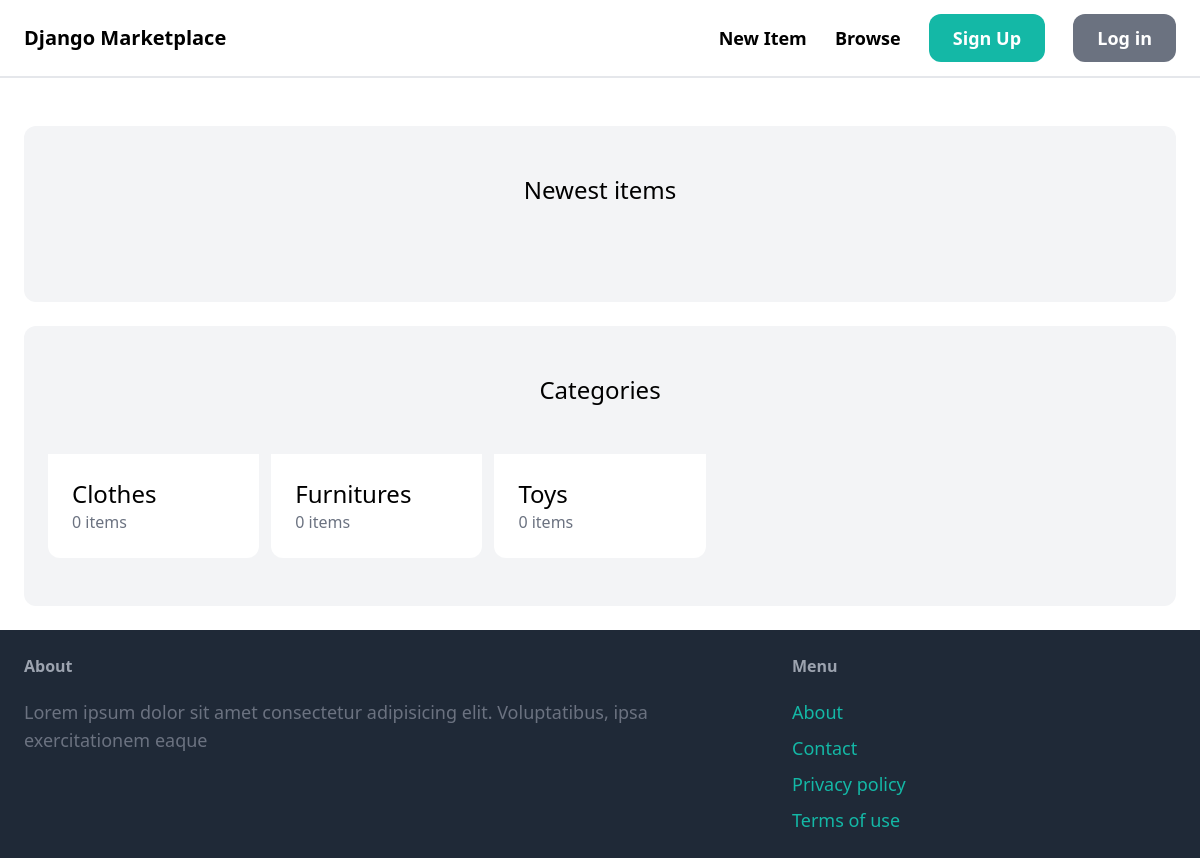
/, run on an earlier commit of the app's database.
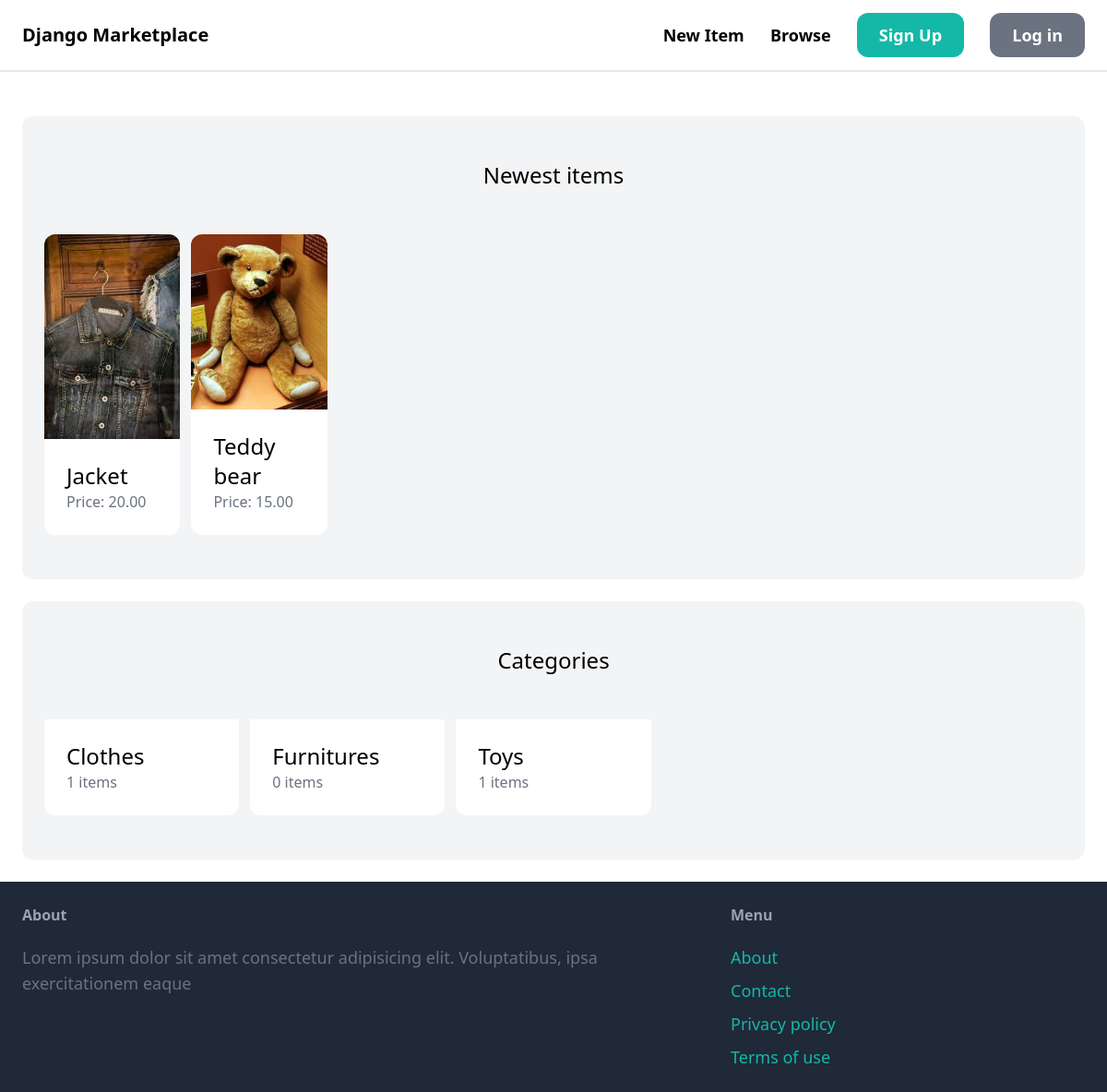
And on a later commit of the database.
### item/models.py (models this page shows, shortened)
class Category(Model):
    name = CharField(max_length=255)
    class Meta:
        ordering = ('name',)
        verbose_name_plural = 'Categories'

class Item(Model):
    name = CharField(max_length=255)
    description = TextField(blank=True, null=True, max_length=950)
    price = MoneyField(max_digits=14, decimal_places=2, default_currency='USD')
    is_sold = BooleanField(default=False)
    image = ImageField(upload_to='item_images', blank=True, null=True)
    created_at = DateTimeField(auto_now_add=True)
    category = ForeignKey(Category, related_name='items', on_delete=CASCADE)
    created_by = ForeignKey(User, related_name='items', on_delete=CASCADE)
    class Meta:
        ordering = ('name',)

### core/views.py (the view)
# urls.py: path('', index, name='index'),
def index(request):
    items = Item.objects.filter(is_sold=False)[0:6]
    categories = Category.objects.all()
    return render(request, 'core/index.html', {
        'categories': categories,
        'items': items,
    })

### core/templates/core/index.html (shortened to what this page needs)
{% extends 'core/base.html' %}
{% block content %}
    <div class="mt-6 px-6 py-12 bg-gray-100 rounded-xl">
        <h2 class="mb-12 text-2xl text-center">Newest items</h2>
        <div class="grid grid-cols-7 gap-3">
            {% for item in items %}
                <div>
                    <a href={% url 'item:detail' item.id %}>
                        <div>
                            <img src="{{ item.image.url }}" class="rounded-t-xl object-cover h-100 w-96" alt="item-image">
                        </div>
                        <div class="p-6 bg-white rounded-b-xl">
                            <h2 class="text-2xl">{{ item.name }}</h2>
                            <p class="text-gray-500">Price: {{ item.price }}</p>
                        </div>
                </div>
            {% endfor %}
        </div>
    </div>
    <div class="mt-6 px-6 py-12 bg-gray-100 rounded-xl">
        <h2 class="mb-12 text-2xl text-center">Categories</h2>
        <div class="grid grid-cols-5 gap-3">
            {% for category in categories %}
            <div>
                <a href="#">
                    <div class="p-6 bg-white rounded-b-xl">
                        <h2 class="text-2xl">{{ category.name }}</h2>
                        <p class="text-gray-500">{{ category.items.count }} items</p>
                    </div>
                </a>
            </div>
            {% endfor %}
        </div>
    </div>
{% endblock content %}

What changed in the data, as far as the page shows it:
added Item: image (picture), name "Jacket", price "20.00"
added Item: image (picture), name "Teddy bear", price "15.00"
computed for Category "Clothes": items.count "0" → "1"
computed for Category "Toys": items.count "0" → "1"
